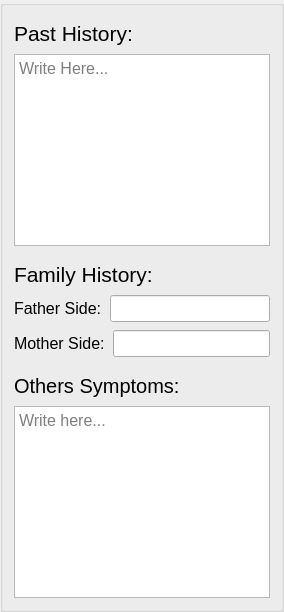
           <widget class="QGroupBox" name="groupBox_10">
            <property name="font">
             <font>
              <pointsize>12</pointsize>
             </font>
            </property>
            <layout class="QVBoxLayout" name="verticalLayout_28">
             <property name="spacing">
              <number>8</number>
             </property>
             <property name="topMargin">
              <number>15</number>
             </property>
             <item>
              <layout class="QVBoxLayout" name="verticalLayout_29">
               <item>
                <widget class="QLabel" name="pastHistory_label">
                 <property name="font">
                  <font>
                   <pointsize>16</pointsize>
                  </font>
                 </property>
                 <property name="text">
                  <string>Past History:</string>
                 </property>
                 <property name="buddy">
                  <cstring>pastHistory_textEdit</cstring>
                 </property>
                </widget>
               </item>
               <item>
                <widget class="QTextEdit" name="pastHistory_textEdit">
                 <property name="minimumSize">
                  <size>
                   <width>0</width>
                   <height>80</height>
                  </size>
                 </property>
                 <property name="font">
                  <font>
                   <pointsize>12</pointsize>
                  </font>
                 </property>
                 <property name="tabChangesFocus">
                  <bool>true</bool>
                 </property>
                 <property name="placeholderText">
                  <string>Write Here...</string>
                 </property>
                </widget>
               </item>
              </layout>
             </item>
             <item>
              <layout class="QVBoxLayout" name="verticalLayout_30">
               <item>
                <widget class="QLabel" name="familyHistory_label">
                 <property name="minimumSize">
                  <size>
                   <width>0</width>
                   <height>33</height>
                  </size>
                 </property>
                 <property name="font">
                  <font>
                   <pointsize>16</pointsize>
                  </font>
                 </property>
                 <property name="text">
                  <string>Family History:</string>
                 </property>
                 <property name="alignment">
                  <set>Qt::AlignBottom|Qt::AlignLeading|Qt::AlignLeft</set>
                 </property>
                </widget>
               </item>
               <item>
                <layout class="QHBoxLayout" name="horizontalLayout_127">
                 <item>
                  <widget class="QLabel" name="fatherSide_label">
                   <property name="font">
                    <font>
                     <pointsize>12</pointsize>
                    </font>
                   </property>
                   <property name="text">
                    <string>Father Side:</string>
                   </property>
                   <property name="buddy">
                    <cstring>fatherSide_lineEdit</cstring>
                   </property>
                  </widget>
                 </item>
                 <item>
                  <widget class="QLineEdit" name="fatherSide_lineEdit">
                   <property name="font">
                    <font>
                     <pointsize>12</pointsize>
                    </font>
                   </property>
                  </widget>
                 </item>
                </layout>
               </item>
               <item>
                <layout class="QHBoxLayout" name="horizontalLayout_128">
                 <item>
                  <widget class="QLabel" name="motherSide_label">
                   <property name="font">
                    <font>
                     <pointsize>12</pointsize>
                    </font>
                   </property>
                   <property name="text">
                    <string>Mother Side:</string>
                   </property>
                   <property name="buddy">
                    <cstring>motherSide_lineEdit</cstring>
                   </property>
                  </widget>
                 </item>
                 <item>
                  <widget class="QLineEdit" name="motherSide_lineEdit">
                   <property name="font">
                    <font>
                     <pointsize>12</pointsize>
                    </font>
                   </property>
                  </widget>
                 </item>
                </layout>
               </item>
              </layout>
             </item>
             <item>
              <widget class="QLabel" name="others_label">
               <property name="minimumSize">
                <size>
                 <width>0</width>
                 <height>33</height>
                </size>
               </property>
               <property name="font">
                <font>
                 <pointsize>15</pointsize>
                 <weight>50</weight>
                 <bold>false</bold>
                </font>
               </property>
               <property name="text">
                <string>Others Symptoms:</string>
               </property>
               <property name="alignment">
                <set>Qt::AlignBottom|Qt::AlignLeading|Qt::AlignLeft</set>
               </property>
              </widget>
             </item>
             <item>
              <widget class="QTextEdit" name="others_textEdit">
               <property name="minimumSize">
                <size>
                 <width>0</width>
                 <height>100</height>
                </size>
               </property>
               <property name="font">
                <font>
                 <pointsize>12</pointsize>
                </font>
               </property>
               <property name="tabChangesFocus">
                <bool>true</bool>
               </property>
               <property name="placeholderText">
                <string>Write here...</string>
               </property>
              </widget>
             </item>
            </layout>
           </widget>
